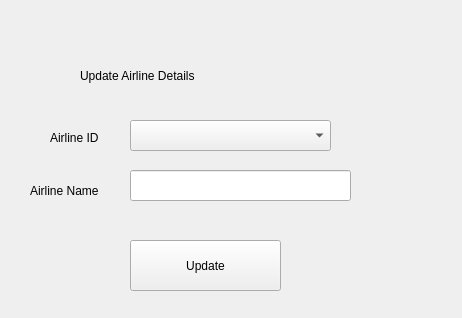
<?xml version="1.0" encoding="UTF-8"?>
<ui version="4.0">
 <class>Form</class>
 <widget class="QWidget" name="Form">
  <property name="geometry">
   <rect>
    <x>0</x>
    <y>0</y>
    <width>462</width>
    <height>318</height>
   </rect>
  </property>
  <property name="windowTitle">
   <string>Form</string>
  </property>
  <widget class="QLabel" name="label">
   <property name="geometry">
    <rect>
     <x>80</x>
     <y>60</y>
     <width>271</width>
     <height>31</height>
    </rect>
   </property>
   <property name="styleSheet">
    <string notr="true">font: 18pt &quot;MS Shell Dlg 2&quot;;</string>
   </property>
   <property name="text">
    <string>Update Airline Details</string>
   </property>
  </widget>
  <widget class="QLabel" name="label_2">
   <property name="geometry">
    <rect>
     <x>50</x>
     <y>130</y>
     <width>71</width>
     <height>16</height>
    </rect>
   </property>
   <property name="styleSheet">
    <string notr="true">font: 12pt &quot;MS Shell Dlg 2&quot;;</string>
   </property>
   <property name="text">
    <string>Airline ID</string>
   </property>
  </widget>
  <widget class="QLabel" name="label_4">
   <property name="geometry">
    <rect>
     <x>30</x>
     <y>180</y>
     <width>91</width>
     <height>21</height>
    </rect>
   </property>
   <property name="styleSheet">
    <string notr="true">font: 12pt &quot;MS Shell Dlg 2&quot;;</string>
   </property>
   <property name="text">
    <string>Airline Name</string>
   </property>
  </widget>
  <widget class="QLineEdit" name="tb1">
   <property name="geometry">
    <rect>
     <x>130</x>
     <y>170</y>
     <width>221</width>
     <height>31</height>
    </rect>
   </property>
   <property name="styleSheet">
    <string notr="true">font: 12pt &quot;MS Shell Dlg 2&quot;;</string>
   </property>
  </widget>
  <widget class="QPushButton" name="b1">
   <property name="geometry">
    <rect>
     <x>130</x>
     <y>240</y>
     <width>151</width>
     <height>51</height>
    </rect>
   </property>
   <property name="styleSheet">
    <string notr="true">font: 12pt &quot;MS Shell Dlg 2&quot;;</string>
   </property>
   <property name="text">
    <string>Update</string>
   </property>
  </widget>
  <widget class="QComboBox" name="cb1">
   <property name="geometry">
    <rect>
     <x>130</x>
     <y>120</y>
     <width>201</width>
     <height>31</height>
    </rect>
   </property>
   <property name="styleSheet">
    <string notr="true">font: 12pt &quot;MS Shell Dlg 2&quot;;</string>
   </property>
  </widget>
 </widget>
 <resources/>
 <connections/>
</ui>
